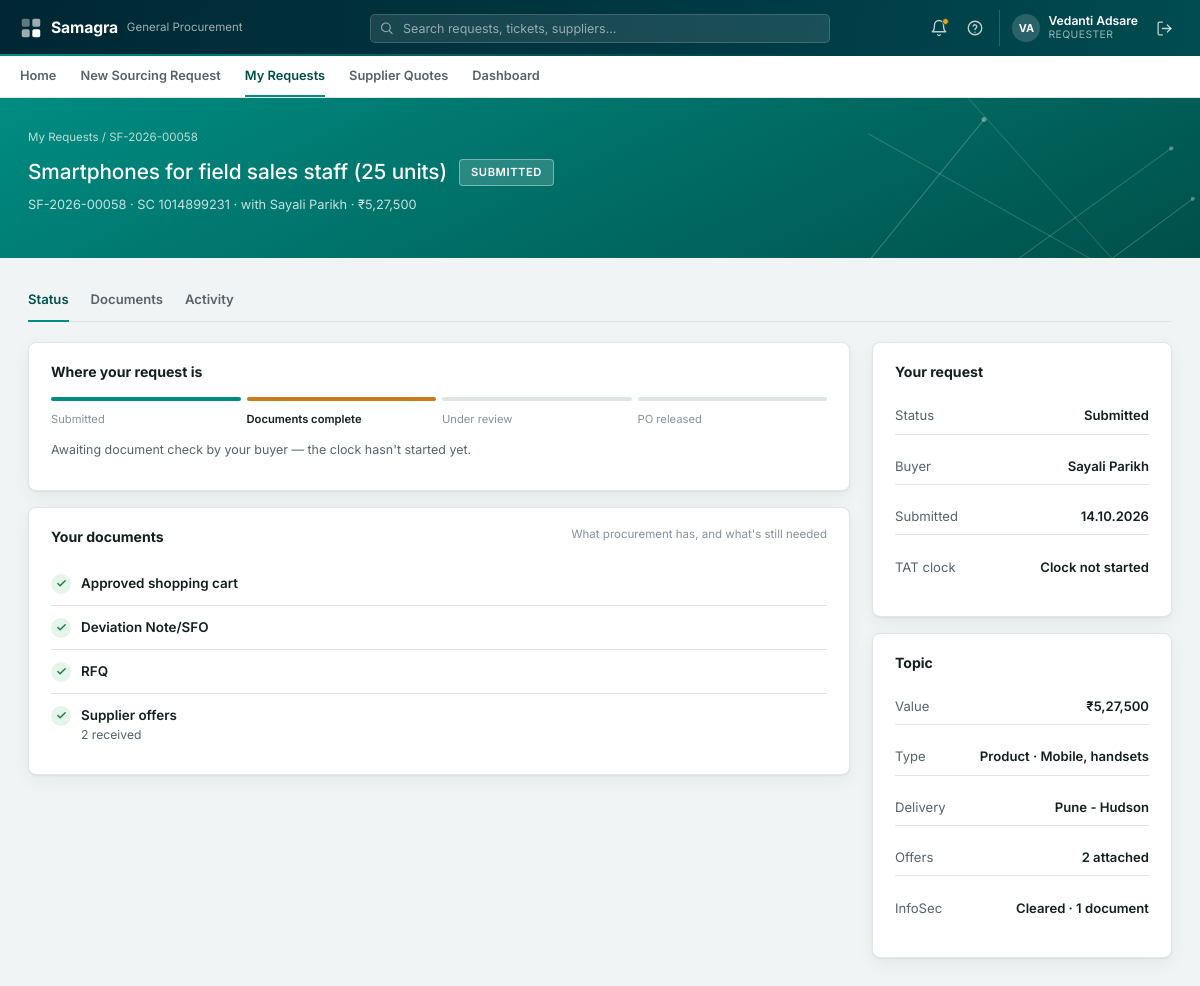
Screenshot of /requests/58 (signed in) with the database file from the repository.
### tables this page shows
CREATE TABLE users (
    email           TEXT PRIMARY KEY,
    name            TEXT NOT NULL,
    salt            TEXT NOT NULL,
    password_hash   TEXT NOT NULL,
    created_at      TIMESTAMP NOT NULL
);

CREATE TABLE cases (
    id                          INTEGER PRIMARY KEY AUTOINCREMENT,
    ticket_no                   TEXT UNIQUE,
    sc_number                   TEXT NOT NULL UNIQUE,
    topic_title                 TEXT NOT NULL,
    description                 TEXT,
    requestor_name              TEXT NOT NULL,
    requestor_email             TEXT NOT NULL,
    requestor_contact           TEXT,
    is_on_behalf                INTEGER DEFAULT 0,
    submitted_by_name           TEXT,
    submitted_by_email          TEXT,
    requesting_dept             TEXT NOT NULL,
    requisitioning_bu           TEXT,
    expense_commodity           TEXT,
    delivery_location           TEXT,
    topic_value_inr             REAL NOT NULL,
    currency                    TEXT,
    tax_basis                   TEXT,
    fc_valid_till               DATE,
    date_required_by            DATE,
    submitted_at                TIMESTAMP NOT NULL,
    status                      TEXT NOT NULL,
    assigned_buyer              TEXT,
    final_corrected_docs_date   DATE,
    defined_tat                 INTEGER,
    expected_po_closure         DATE,
    case_folder                 TEXT NOT NULL,
    parse_status                TEXT,
    remarks_for_user            TEXT,
    remarks_for_buyer           TEXT,
    in_scope                    INTEGER DEFAULT 1
, cost_center TEXT, employee_code TEXT, user_id TEXT, sourcing_type TEXT DEFAULT 'Product', fx_rate REAL DEFAULT 1.0, topic_value_foreign REAL, delivery_from_date DATE, delivery_to_date DATE, mrm_conducted TEXT, mrm_reason TEXT, po_number TEXT, delivery_building TEXT, mrm_relevant TEXT, offer_analysis TEXT, offer_analysis_at TIMESTAMP, source TEXT DEFAULT 'portal', external_case_id TEXT, category TEXT, est_value REAL, est_currency TEXT, rfq_deadline DATE, external_status TEXT, sourcing_basis TEXT DEFAULT 'One-time sourcing', value_eur REAL, offer_comparison TEXT, brief TEXT, brief_at TIMESTAMP, brief_key TEXT, market_benchmark TEXT, market_benchmark_at TIMESTAMP, infosec_answers TEXT, infosec_required INTEGER);

### routers/requester_routes.py (the view)
@router.get("/requests/{case_id}", response_class=HTMLResponse)
async def my_request_detail(request: Request, case_id: int, user=Depends(require_requester), tab: str = "status"):
    case = db.get_case(case_id)
    if case is None or case["requestor_email"] != user["email"]:
        return templates.TemplateResponse(request, "errors/404.html", {"user": user}, status_code=404)
    po_released_on = db.closed_on(case_id)
    clock = clock_for(case, po_released_on)
    days_text, days_reason = clock["text"], clock["detail"]
    attachments = db.list_attachments(case_id)
    line_items = db.list_line_items(case_id)
    activity = db.list_audit_for_requester(case_id)
    docs_checked = bool(case["final_corrected_docs_date"])
    if case["status"] == "APPROVED":
        stepper_stage = 4
    elif docs_checked:
        stepper_stage = 3
    else:
        stepper_stage = 2
    return templates.TemplateResponse(
        request,
        "requester/case_detail.html",
        {
            "user": user,
            "nav_page": "my_requests",
            "case": case,
            "days_text": days_text,
            "days_reason": days_reason,
            "clock": clock,
            "po_released_on": po_released_on,
            "attachments": attachments,
            "line_items": line_items,
            "activity": activity,
            "active_tab": ("activity" if tab in ("activity", "conversation")
                           else tab if tab in ("status", "documents") else "status"),
            "reply_error": request.session.pop("reply_error", None),
            "reply_ok": request.session.pop("reply_ok", None),
            "doc_types": DOC_TYPES,
            "max_file_mb": MAX_FILE_MB,
            "stepper_stage": stepper_stage,
            "docs_checked": docs_checked,
            "has_sc": any(a["doc_type"] == "SC" for a in attachments),
            "has_sfo": any(a["doc_type"] == "SFO" for a in attachments),
            "has_rfq": any(a["doc_type"] == "RFQ" for a in attachments),
            "has_budget": any(a["doc_type"] == "BUDGET_APPROVAL" for a in attachments),
            "offer_count": sum(1 for a in attachments if a["doc_type"] == "OFFER"),
        },
    )

### templates/requester/case_detail.html (shortened to what this page needs)
{% extends "base.html" %}
{% import "_macros/icons.html" as ic %}
{% import "_macros/document_list.html" as doclist %}
{% block hero %}
<div class="sf-hero-band">
    <div class="sf-hero-inner">
        <div class="sf-hero-breadcrumb"><a href="/requests">My Requests</a> / {{ case.ticket_no }}</div>
        <div class="sf-hero-row">
            <div class="sf-hero-title-group">
                <h1 class="sf-hero-title">{{ case.topic_title }}</h1>
                <span class="sf-status-onteal">{{ case.status | status_text }}</span>
            </div>
        </div>
        <p class="sf-hero-meta">
            {{ case.ticket_no }}{% if case.sourcing_basis == "Frame contract" %} · Frame contract{% else %} · SC {{ case.sc_number }}{% endif %}{% if case.assigned_buyer %} · with {{ case.assigned_buyer }}{% endif %} · {{ case | money }}
        </p>
    </div>
</div>
{% endblock %}
{% block content %}
<div class="sf-cs-tabs">
    <a href="?tab=status" class="{{ 'active' if active_tab == 'status' }}" data-tab-link="status">Status</a>
    <a href="?tab=documents" class="{{ 'active' if active_tab == 'documents' }}" data-tab-link="documents">Documents</a>
    <a href="?tab=activity" class="{{ 'active' if active_tab == 'activity' }}" data-tab-link="activity">Activity{% if case.status == "ENQUIRED" %} <span class="sf-cs-tabs__dot" title="Procurement is waiting on you"></span>{% endif %}</a>
</div>
<div class="sf-tab-panel {{ 'active' if active_tab == 'status' }}" data-tab-panel="status">
<div class="sf-cs-layout">
<div>
    <div class="sf-card">
        <div class="sf-cs-card__title">Where your request is</div>
        <div class="sf-cs-stepper">
            <div class="sf-cs-step {{ 'is-done' if stepper_stage > 1 else 'is-current' }}"></div>
            <div class="sf-cs-step {{ 'is-done' if stepper_stage > 2 else 'is-current' if stepper_stage == 2 }}"></div>
            <div class="sf-cs-step {{ 'is-done' if stepper_stage > 3 else 'is-current' if stepper_stage == 3 }}"></div>
            <div class="sf-cs-step {{ 'is-current' if stepper_stage == 4 }}"></div>
        </div>
        <div class="sf-cs-stepper-labels">
            <span class="{{ 'is-current' if stepper_stage == 1 }}">Submitted</span>
            <span class="{{ 'is-current' if stepper_stage == 2 }}">Documents complete</span>
            <span class="{{ 'is-current' if stepper_stage == 3 }}">Under review</span>
            <span class="{{ 'is-current' if stepper_stage == 4 }}">{{ "Contract issued" if case.sourcing_basis == "Frame contract" else "PO released" }}</span>
        </div>
        {% if docs_checked and case.status not in ("APPROVED", "REJECTED") %}
        <p class="sf-cs-stepper-note">Your document set was complete on {{ case.final_corrected_docs_date | date }}, so the clock started that day.{% if case.expected_po_closure %} Expected PO closure <strong>{{ case.expected_po_closure | date }}</strong>, {{ days_text }} left.{% endif %}</p>
        {% elif not docs_checked %}
        <p class="sf-cs-stepper-note">Awaiting document check by your buyer — the clock hasn't started yet.</p>
        {% endif %}
    </div>
    <div class="sf-card">
        <div class="sf-cs-card__title">Your documents <span class="sf-cs-card__meta">What procurement has, and what's still needed</span></div>
        {% if case.sourcing_basis != "Frame contract" %}
        <div class="sf-cs-doc">
            <span class="sf-cs-doc__icon {{ 'sf-cs-doc__icon--ok' if has_sc else 'sf-cs-doc__icon--bad' }}">{% if has_sc %}<svg width="11" height="11" viewBox="0 0 24 24" fill="none" stroke="currentColor" stroke-width="3" stroke-linecap="round" stroke-linejoin="round"><polyline points="20 6 9 17 4 12"></polyline></svg>{% else %}<svg width="11" height="11" viewBox="0 0 24 24" fill="none" stroke="currentColor" stroke-width="3" stroke-linecap="round" stroke-linejoin="round"><line x1="18" y1="6" x2="6" y2="18"></line><line x1="6" y1="6" x2="18" y2="18"></line></svg>{% endif %}</span>
            <div class="sf-cs-doc__body"><div class="sf-cs-doc__name">Approved shopping cart</div></div>
        </div>
        {% endif %}
        <div class="sf-cs-doc">
            <span class="sf-cs-doc__icon {{ 'sf-cs-doc__icon--ok' if has_sfo else 'sf-cs-doc__icon--bad' }}">{% if has_sfo %}<svg width="11" height="11" viewBox="0 0 24 24" fill="none" stroke="currentColor" stroke-width="3" stroke-linecap="round" stroke-linejoin="round"><polyline points="20 6 9 17 4 12"></polyline></svg>{% else %}<svg width="11" height="11" viewBox="0 0 24 24" fill="none" stroke="currentColor" stroke-width="3" stroke-linecap="round" stroke-linejoin="round"><line x1="18" y1="6" x2="6" y2="18"></line><line x1="6" y1="6" x2="18" y2="18"></line></svg>{% endif %}</span>
            <div class="sf-cs-doc__body"><div class="sf-cs-doc__name">Deviation Note/SFO</div></div>
        </div>
        <div class="sf-cs-doc">
            <span class="sf-cs-doc__icon {{ 'sf-cs-doc__icon--ok' if has_rfq else 'sf-cs-doc__icon--bad' }}">{% if has_rfq %}<svg width="11" height="11" viewBox="0 0 24 24" fill="none" stroke="currentColor" stroke-width="3" stroke-linecap="round" stroke-linejoin="round"><polyline points="20 6 9 17 4 12"></polyline></svg>{% else %}<svg width="11" height="11" viewBox="0 0 24 24" fill="none" stroke="currentColor" stroke-width="3" stroke-linecap="round" stroke-linejoin="round"><line x1="18" y1="6" x2="6" y2="18"></line><line x1="6" y1="6" x2="18" y2="18"></line></svg>{% endif %}</span>
            <div class="sf-cs-doc__body"><div class="sf-cs-doc__name">RFQ</div></div>
        </div>
        <div class="sf-cs-doc">
            <span class="sf-cs-doc__icon {{ 'sf-cs-doc__icon--ok' if offer_count > 0 else 'sf-cs-doc__icon--bad' }}">{% if offer_count > 0 %}<svg width="11" height="11" viewBox="0 0 24 24" fill="none" stroke="currentColor" stroke-width="3" stroke-linecap="round" stroke-linejoin="round"><polyline points="20 6 9 17 4 12"></polyline></svg>{% else %}<svg width="11" height="11" viewBox="0 0 24 24" fill="none" stroke="currentColor" stroke-width="3" stroke-linecap="round" stroke-linejoin="round"><line x1="18" y1="6" x2="6" y2="18"></line><line x1="6" y1="6" x2="18" y2="18"></line></svg>{% endif %}</span>
            <div class="sf-cs-doc__body"><div class="sf-cs-doc__name">Supplier offers</div><div class="sf-cs-doc__detail">{{ offer_count }} received</div></div>
        </div>
    </div>
</div>
<div>
    <div class="sf-card">
        <div class="sf-cs-card__title">Your request</div>
        <dl class="sf-cs-kv"><dt>Status</dt><dd>{{ case.status | status_text }}</dd></dl>
        <dl class="sf-cs-kv"><dt>Buyer</dt><dd>{{ case.assigned_buyer or "Not yet assigned" }}</dd></dl>
        <dl class="sf-cs-kv"><dt>Submitted</dt><dd>{{ case.submitted_at | date }}</dd></dl>
        <dl class="sf-cs-kv"><dt>{{ clock.label }}</dt><dd>{{ clock.text }}</dd></dl>
    </div>
    <div class="sf-card">
        <div class="sf-cs-card__title">Topic</div>
        <dl class="sf-cs-kv"><dt>Value</dt><dd>{{ case | money }}</dd></dl>
        <dl class="sf-cs-kv"><dt>Type</dt><dd>{{ case.sourcing_type or "-" }}{{ " · " ~ case.expense_commodity if case.expense_commodity }}</dd></dl>
        <dl class="sf-cs-kv"><dt>Delivery</dt><dd>{{ case.delivery_location or "-" }}</dd></dl>
        <dl class="sf-cs-kv"><dt>Offers</dt><dd>{{ offer_count }} attached</dd></dl>
        {% set infosec = infosec_summary(case, attachments) %}
        {% if infosec.state != "not_screened" %}
        <dl class="sf-cs-kv"><dt>InfoSec</dt><dd>{% if infosec.state == "not_needed" %}Not needed{% elif infosec.state == "cleared" %}Cleared · {{ infosec.docs | length }} document{{ "s" if infosec.docs | length != 1 }}{% else %}Clearance missing{% endif %}</dd></dl>
        {% endif %}
    </div>
</div>
</div>
</div>
{% endblock %}

### templates/base.html (shortened to what this page needs)
<!doctype html>
<html lang="en">
<head>
    <link rel="stylesheet" href="{{ asset_url('/static/css/base.css') }}">
    <link rel="stylesheet" href="{{ asset_url('/static/css/header.css') }}">
    <link rel="stylesheet" href="{{ asset_url('/static/css/forms.css') }}">
    <link rel="stylesheet" href="{{ asset_url('/static/css/queue.css') }}">
    <link rel="stylesheet" href="{{ asset_url('/static/css/login.css') }}">
    <link rel="stylesheet" href="{{ asset_url('/static/css/detail-hero.css') }}">
    <link rel="stylesheet" href="{{ asset_url('/static/css/new-request-form.css') }}">
    <link rel="stylesheet" href="{{ asset_url('/static/css/requester-home.css') }}">
    <link rel="stylesheet" href="{{ asset_url('/static/css/login-split.css') }}">
    <link rel="stylesheet" href="{{ asset_url('/static/css/confirm-success.css') }}">
    <link rel="stylesheet" href="{{ asset_url('/static/css/my-requests.css') }}">
    <link rel="stylesheet" href="{{ asset_url('/static/css/buyer-queue-list.css') }}">
    <link rel="stylesheet" href="{{ asset_url('/static/css/case-status.css') }}">
</head>
<body class="{% block body_class %}{% endblock %}">
{% import "_macros/icons.html" as ic %}
{% import "_macros/notification_panel.html" as np %}
{% if user %}
<div class="sf-shell-header">
    <div class="sf-shell-header__row">
        <a class="sf-shell-brand" href="/home" title="Home">
            <span class="sf-shell-brand__name">Samagra</span>
            <span class="sf-shell-brand__dept">General Procurement</span>
        </a>
        {% if not user.is_admin %}
        <form class="sf-shell-search" method="get" action="{{ '/queue' if user.role == 'buyer' else '/requests' }}">
            <input type="text" name="q" placeholder="Search requests, tickets, suppliers..." value="{{ request.query_params.get('q', '') }}">
        </form>
        {% else %}
        <div class="sf-shell-search" style="visibility:hidden;"></div>
        {% endif %}
        <div class="sf-shell-actions">
            {{ np.render(notifications) }}
            <a class="sf-shell-icon-btn" href="mailto:procurement.intake.demo@outlook.com" title="Help &amp; support">{{ ic.icon("help-circle", 18) }}</a>
            <div class="sf-shell-user">
                <span class="sf-avatar">{{ user.name | initials }}</span>
                <div class="sf-shell-user__meta">
                    <span class="sf-shell-user__name">{{ user.name }}</span>
                    <span class="sf-shell-user__role">{{ "Procurement head" if user.is_admin else ("Buyer (GP)" if user.role == "buyer" else "Requester") }}</span>
                </div>
            </div>
            <form class="sf-logout-form" method="post" action="/logout">
                <button type="submit" class="sf-shell-icon-btn" title="Log out">{{ ic.icon("log-out", 17) }}</button>
            </form>
        </div>
    </div>
</div>
{% if not hide_nav_tabs %}
<div class="sf-shell-subnav">
    <div class="sf-shell-subnav__row">
        {% if user.role == "requester" %}
        <a class="sf-shell-subnav__link {{ 'active' if nav_page == 'home' else '' }}" href="/home">Home</a>
        <a class="sf-shell-subnav__link {{ 'active' if nav_page == 'new_request' else '' }}" href="/requests/new">New Sourcing Request</a>
        <a class="sf-shell-subnav__link {{ 'active' if nav_page == 'my_requests' else '' }}" href="/requests">My Requests</a>
        <a class="sf-shell-subnav__link {{ 'active' if nav_page == 'supplier_rfq' else '' }}" href="/supplier-rfq">Supplier Quotes</a>
        <a class="sf-shell-subnav__link {{ 'active' if nav_page == 'dashboard' else '' }}" href="/dashboard">Dashboard</a>
        {% elif user.is_admin %}
        {# The procurement head monitors; the dashboard is the whole job. No
           queue, no cases of their own, no mailbox to work. #}
        <a class="sf-shell-subnav__link active" href="/dashboard">Dashboard</a>
        {% endif %}
    </div>
</div>
{% endif %}
{% endif %}
{% block hero %}{% endblock %}
<main class="sf-content {% block content_width %}{% endblock %}">
    {% block content %}{% endblock %}
</main>
</body>
</html>

### rows the page displays
users: name|initials "VA", name "Vedanti Adsare"
cases: ticket_no "SF-2026-00058", topic_title "Smartphones for field sales staff (25 units)", status|status_text "SUBMITTED", sc_number "1014899231", assigned_buyer "Sayali Parikh", sourcing_basis "PO released", status|status_text "Submitted", submitted_at "14.10.2026", sourcing_type "Product", expense_commodity "· Mobile, handsets", delivery_location "Pune - Hudson"

### other values shown
{{ case | money }} "₹5,27,500"
{{ offer_count }} "2"
{{ clock.label }} "TAT clock"
{{ clock.text }} "Clock not started"
{{ infosec.docs | length }} "1"
